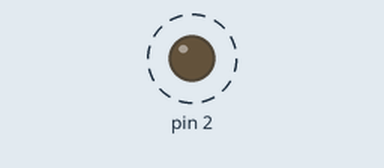
The sketch below on a simulated Arduino Uno, built with avr-gcc and run on an emulated ATmega328P. Parts: output pins drawn as LEDs (lit = HIGH). Dashed ring = blinking.

Above: at 0.05 s.
Timing chart, 0 to 3.0 s (numbered marks = the images above):
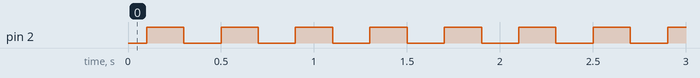

The sketch:

exercise3.ino
```cpp
int signal = 0;
void setup(){
  pinMode(2, OUTPUT);
}

void loop(){
  signal = (signal+64)%256;
  analogWrite(2, signal);
  delay(100);
}
```

Measured:
- by itself, pin 2: alternates HIGH for 0.20 s and LOW for 0.20 s
